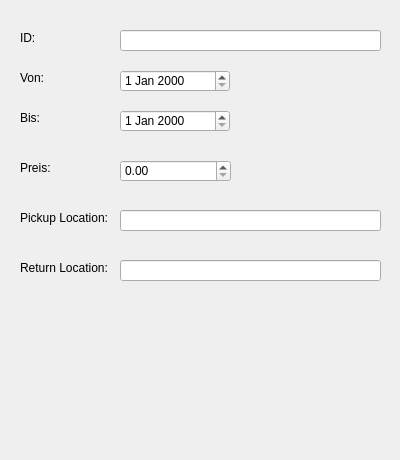
<?xml version="1.0" encoding="UTF-8"?>
<ui version="4.0">
 <class>autobuchung</class>
 <widget class="QDialog" name="autobuchung">
  <property name="geometry">
   <rect>
    <x>0</x>
    <y>0</y>
    <width>400</width>
    <height>460</height>
   </rect>
  </property>
  <property name="windowTitle">
   <string>Dialog</string>
  </property>
  <widget class="QLabel" name="label">
   <property name="geometry">
    <rect>
     <x>20</x>
     <y>30</y>
     <width>58</width>
     <height>16</height>
    </rect>
   </property>
   <property name="text">
    <string>ID:</string>
   </property>
  </widget>
  <widget class="QLabel" name="label_2">
   <property name="geometry">
    <rect>
     <x>20</x>
     <y>70</y>
     <width>58</width>
     <height>16</height>
    </rect>
   </property>
   <property name="text">
    <string>Von:</string>
   </property>
  </widget>
  <widget class="QLabel" name="label_3">
   <property name="geometry">
    <rect>
     <x>20</x>
     <y>110</y>
     <width>58</width>
     <height>16</height>
    </rect>
   </property>
   <property name="text">
    <string>Bis:</string>
   </property>
  </widget>
  <widget class="QLabel" name="label_4">
   <property name="geometry">
    <rect>
     <x>20</x>
     <y>160</y>
     <width>58</width>
     <height>16</height>
    </rect>
   </property>
   <property name="text">
    <string>Preis:</string>
   </property>
  </widget>
  <widget class="QLabel" name="label_5">
   <property name="geometry">
    <rect>
     <x>20</x>
     <y>210</y>
     <width>101</width>
     <height>16</height>
    </rect>
   </property>
   <property name="text">
    <string>Pickup Location:</string>
   </property>
  </widget>
  <widget class="QLabel" name="label_6">
   <property name="geometry">
    <rect>
     <x>20</x>
     <y>260</y>
     <width>101</width>
     <height>16</height>
    </rect>
   </property>
   <property name="text">
    <string>Return Location:</string>
   </property>
  </widget>
  <widget class="QLineEdit" name="IDlineEdit">
   <property name="geometry">
    <rect>
     <x>120</x>
     <y>30</y>
     <width>261</width>
     <height>21</height>
    </rect>
   </property>
  </widget>
  <widget class="QLineEdit" name="PickUplineEdit">
   <property name="geometry">
    <rect>
     <x>120</x>
     <y>210</y>
     <width>261</width>
     <height>21</height>
    </rect>
   </property>
  </widget>
  <widget class="QLineEdit" name="ReturnlineEdit">
   <property name="geometry">
    <rect>
     <x>120</x>
     <y>260</y>
     <width>261</width>
     <height>21</height>
    </rect>
   </property>
  </widget>
  <widget class="QDateEdit" name="VondateEdit">
   <property name="geometry">
    <rect>
     <x>120</x>
     <y>70</y>
     <width>110</width>
     <height>22</height>
    </rect>
   </property>
  </widget>
  <widget class="QDateEdit" name="BisdateEdit">
   <property name="geometry">
    <rect>
     <x>120</x>
     <y>110</y>
     <width>110</width>
     <height>22</height>
    </rect>
   </property>
  </widget>
  <widget class="QDoubleSpinBox" name="PreisdoubleSpinBox">
   <property name="geometry">
    <rect>
     <x>120</x>
     <y>160</y>
     <width>111</width>
     <height>22</height>
    </rect>
   </property>
   <property name="maximum">
    <double>10000.989999999999782</double>
   </property>
  </widget>
 </widget>
 <resources/>
 <connections/>
</ui>
